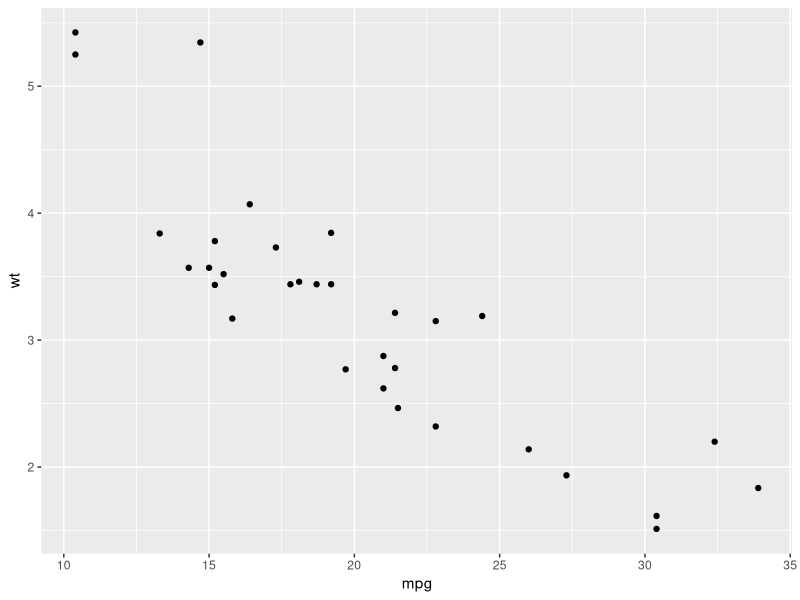
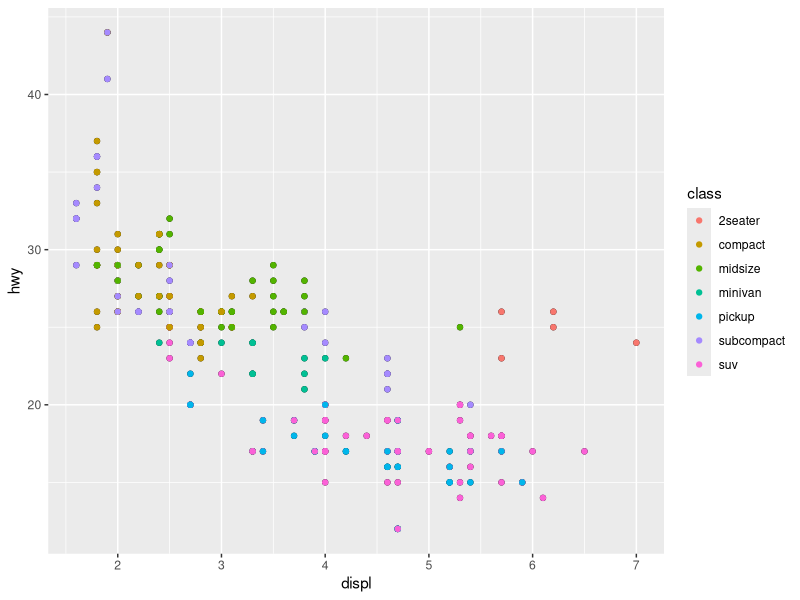
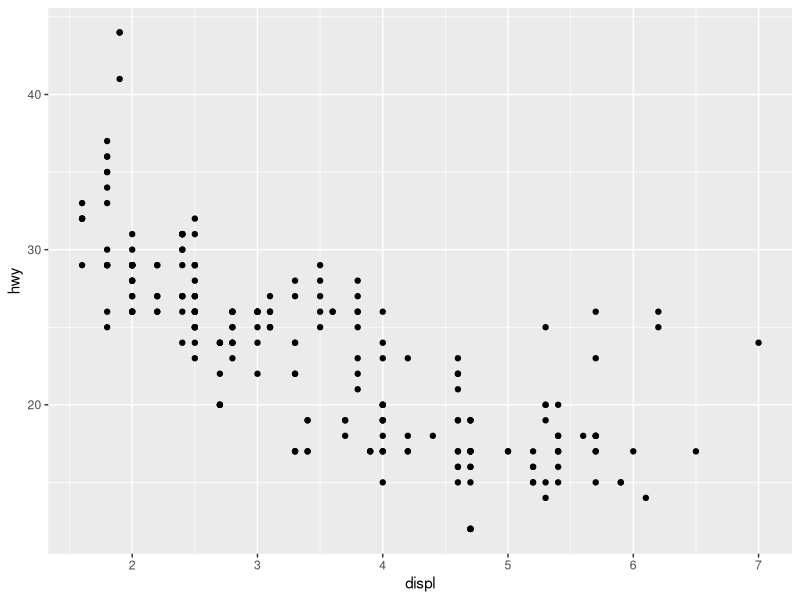
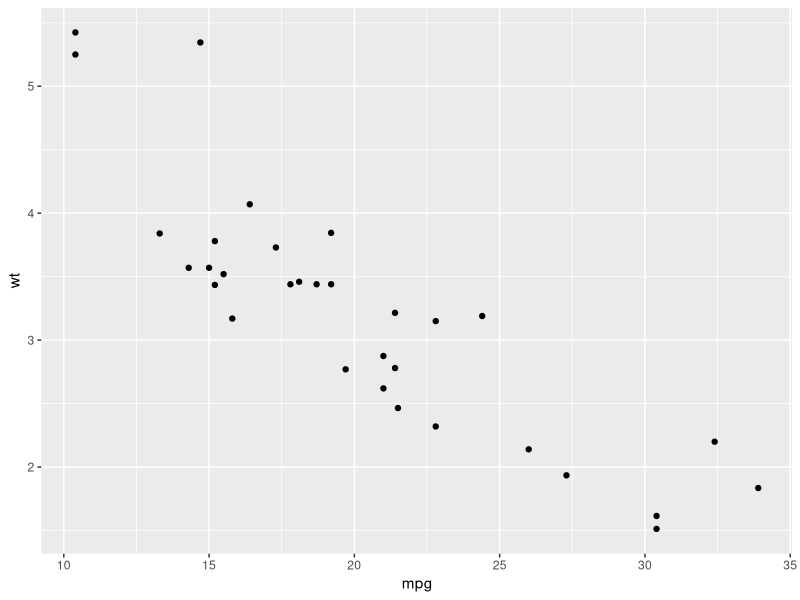
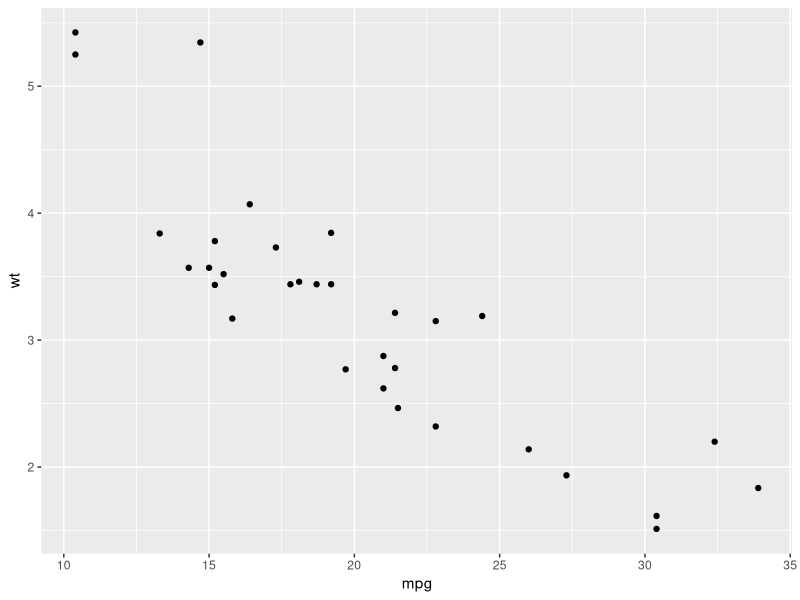

Write R code to recreate these figures, in order.
### Export & saving

library(tidyverse)

## create plot for export
ggplot(mtcars, aes(mpg, wt)) +
  geom_point()

# show exporting
ggsave("mtcars.pdf")
ggsave("mtcars.png")

file.remove(c("mtcars.pdf", "mtcars.png"))

# show how base plot exporting works
## png("Plot.png")
## plot(mpg$displ, mpg$hwy)
## dev.off()

# show how ggplot exporting works
## ggplot(mpg, aes(disply, hwy)) +
##   geom_point()
## ggsave("Plot.png")

# ggplot plots can be stored in R objects
p <- ggplot(mpg, aes(displ, hwy)) +
  geom_point()

# saved ggplot objects can be used later on
p + geom_point(aes(color = class))

# print the ggplot obj
print(p)

# look at ggplot2 obj structure
str(p)
